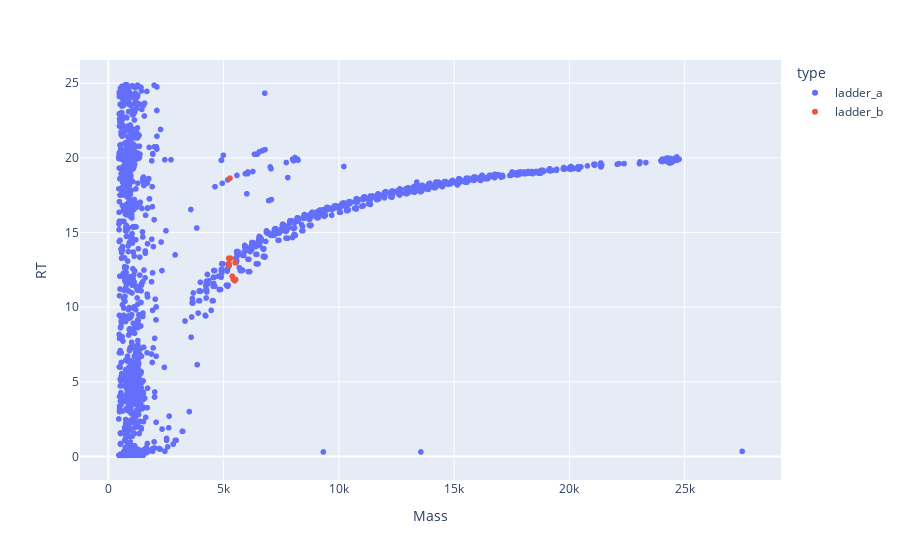

Notebook cell for this chart:
### Code cell
df_win = df_sample[(df_sample.Mass>5200)&(df_sample.Mass<5520)]
plotly_zones(df_sample, df_win)

### Figure 1 — Plotly figure (JSON) as saved in the notebook; plotly's stock layout.template omitted (floating-point values rounded to 4 significant figures; data arrays with more than 128 entries replaced by an {"elided": "..."} marker saying what was removed)
{"data": [{"hovertemplate": "type=ladder_a<br>Mass=%{x}<br>RT=%{y}<extra></extra>", "legendgroup": "ladder_a", "marker": {"color": "#636efa", "symbol": "circle"}, "mode": "markers", "name": "ladder_a", "showlegend": true, "type": "scattergl", "x": {"elided": "2209 float values"}, "xaxis": "x", "y": {"elided": "2209 float values"}, "yaxis": "y"}, {"hovertemplate": "type=ladder_b<br>Mass=%{x}<br>RT=%{y}<extra></extra>", "legendgroup": "ladder_b", "marker": {"color": "#EF553B", "symbol": "circle"}, "mode": "markers", "name": "ladder_b", "showlegend": true, "type": "scattergl", "x": [5223.0, 5460.0, 5422.0, 5261.0, 5205.0, 5498.0, 5246.0, 5444.0, 5482.0, 5243.0, 5245.0, 5481.0, 5298.0, 5478.0, 5244.0, 5375.0, 5274.0, 5517.0, 5501.0], "xaxis": "x", "y": [13.28, 11.85, 11.85, 13.28, 12.9, 11.82, 13.28, 11.85, 11.85, 12.9, 13.28, 11.77, 13.28, 11.82, 12.78, 12.07, 18.64, 11.85, 12.97], "yaxis": "y"}], "layout": {"legend": {"title": {"text": "type"}, "tracegroupgap": 0}, "margin": {"t": 60}, "xaxis": {"anchor": "y", "domain": [0, 1], "title": {"text": "Mass"}}, "yaxis": {"anchor": "x", "domain": [0, 1], "title": {"text": "RT"}}}}
